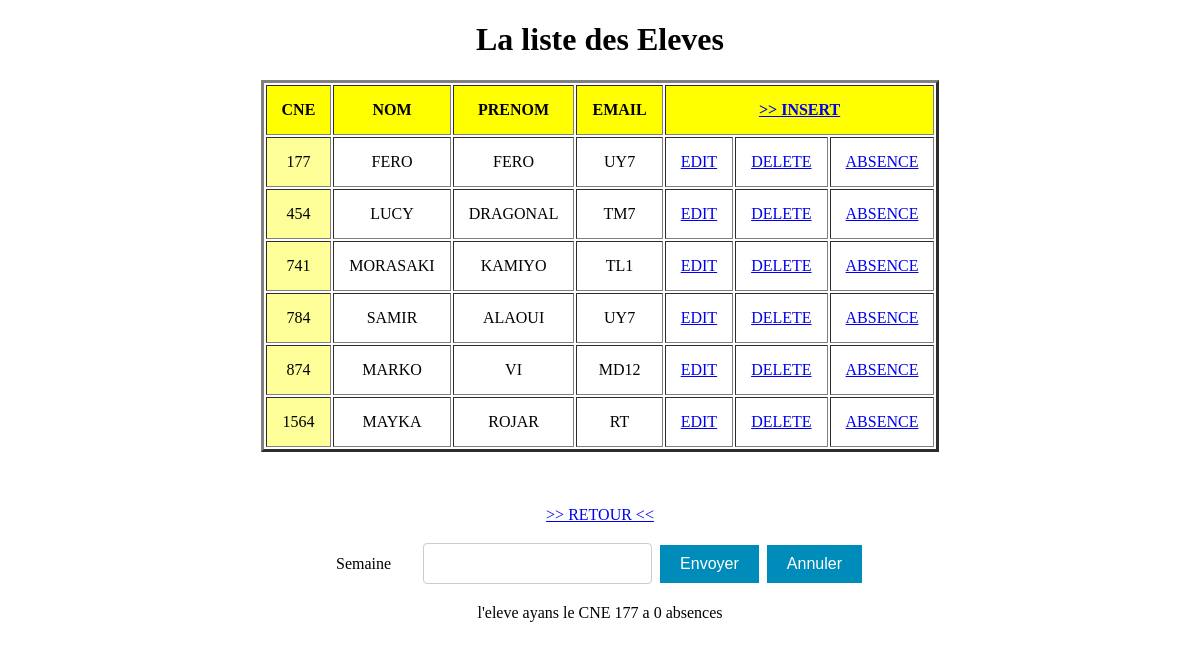
Screenshot of /IHM/Eleve/index.php?id=177&a=1 with the database file from the repository.
### tables this page shows
CREATE TABLE `eleve` (
  `cne` int(11) NOT NULL,
  `nom` varchar(30) NOT NULL,
  `prenom` varchar(30) NOT NULL,
  `groupe` varchar(30) NOT NULL
);

### Acces_BD/Eleve.php (called while the page is built, shortened)
<?php
$link=Connexion("tpabsence");
function all()
{
Global $link;
$req="select * from Eleve ORDER BY cne ASC";
return mysqli_query($link,$req);
}
function searc($id)
{
	Global $link;
	$req="select semaine ,nbr_abs from absence where cne ='$id' ORDER BY semaine ASC";
	return mysqli_query($link,$req);
	}
?>

### IHM/Eleve/index.php (the view, shortened to what this page needs)
<!DOCTYPE html>
<html>
<head>
</head>
<body>
<?php
include_once "../../Acces_BD/Eleve.php";
$res=all();
?>
<center>
    <h1>La liste des Eleves</h1>
    <table border="3";width=70%; style="text-transform: uppercase; text-align: center;";>
    <tr style="padding: 15px;  text-align: center; background:#FFFF00;">
        <th>CNE</th>
        <th>NOM</th>
        <th>PRENOM</th>
        <th>EMAIL</th>
        <th colspan="3"><a href="form.php">>> INSERT </a></th>
    </tr>
<?php while($V=mysqli_fetch_array($res))
      {
?>
    <tr>
        <td style="background:#FFFF99;"><?=$V[0]?></td>
        <td><?=$V[1]?></td>
        <td><?=$V[2]?></td>
        <td><?=$V[3]?></td>
        <td><a href="form.php?id=<?=$V[0]?>">Edit</a></td>
        <td><a href="?id=<?=$V[0]?>&nom=<?=$V[1]?> <?=$V[2]?>">Delete</a></td>
        <td><a href="?id=<?=$V[0]?>&a=1">Absence</a></td>
    </tr>
<?php } ?>
</table>
<br>
<br><br>
<a href="../../index.php?admin=true">>> RETOUR <<</a>
<table>
<form action="?action=search" method="post">
<tr>
<td>Semaine</td>
            <td><input type="text" name="week" value="" ></td>
            <td><input  class="button button2" type="submit" value="Envoyer">
            <input  class="button button2" type="reset" value="Annuler"></td>
        </tr>
      </form>
</table>
<?php
if(isset($_GET['a'])==1){
    Absence($_GET['id']);
}
?>
<?php
function Absence($id)
{
    $rech = searc($id);
    if(mysqli_num_rows($rech) == 0)
    {
        echo "l'eleve ayans le CNE $id a 0 absences";
}
?>
</table><?php
}
?>
</center></body>

### IHM/Eleve/index.php (style rules this page uses)
th, td { padding: 15px; }
.button { border: none; color: white; padding: 10px 20px; text-align: center; text-decoration: none; display: inline-block; font-size: 16px; margin: 4px 2px; cursor: pointer; }
input[type=text], input[type=password] { width: 100%; padding: 12px; border: 1px solid #ccc; border-radius: 4px; resize: vertical; }
.button2 { background-color: #008CBA; }

### rows the page displays
eleve: cne "177", nom "FERO", prenom "FERO", groupe "UY7"
eleve: cne "454", nom "LUCY", prenom "DRAGONAL", groupe "TM7"
eleve: cne "741", nom "MORASAKI", prenom "KAMIYO", groupe "TL1"
eleve: cne "784", nom "SAMIR", prenom "ALAOUI", groupe "UY7"
eleve: cne "874", nom "MARKO", prenom "VI", groupe "MD12"
eleve: cne "1564", nom "MAYKA", prenom "ROJAR", groupe "RT"

### other values shown
$id "177"
